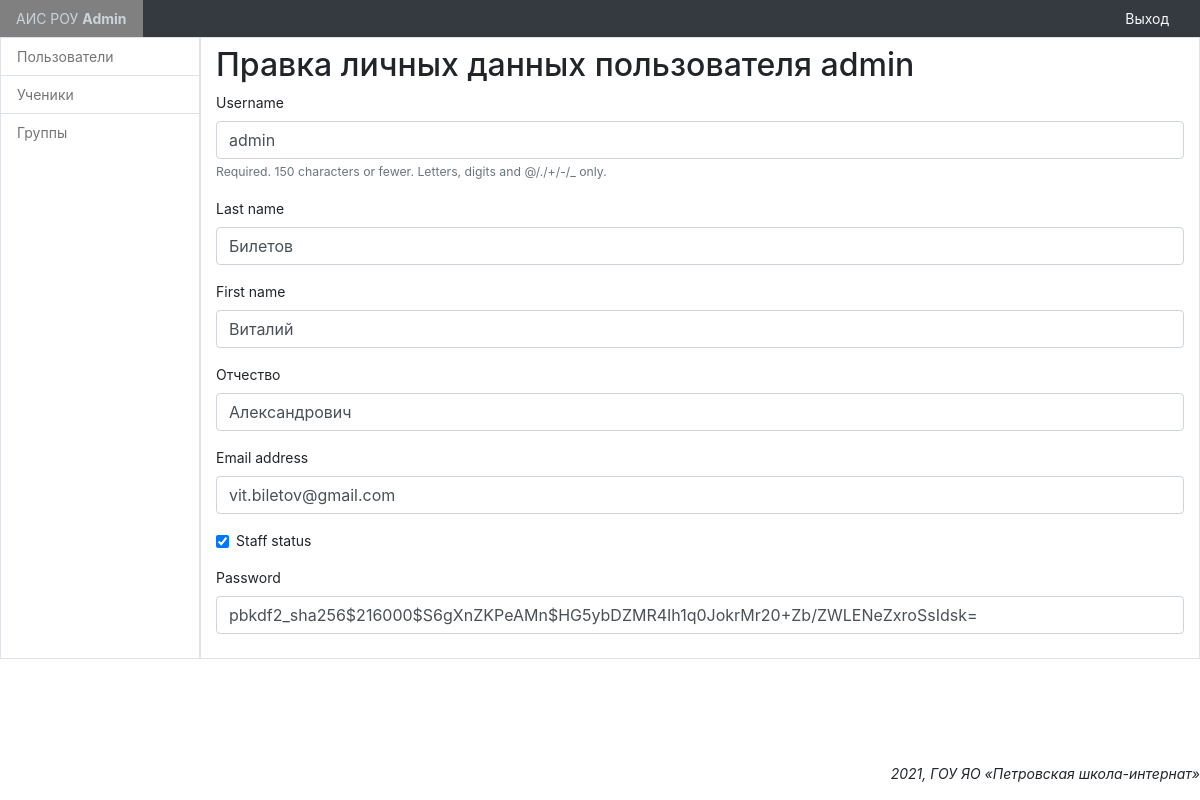
Page /admin_panel/accounts/profile/change/5/ (signed in) on the committed database.
### main/models.py (models this page shows, shortened)
class CustomUser(AbstractUser):
    patronymic = models.CharField('Отчество', max_length=50, blank=True, null=True)
    class Meta(AbstractUser.Meta):
        pass

### admin_panel/views.py (the view)
# urls.py: path('accounts/profile/change/<int:id>/', SDChangeUserInfoView.as_view(), name='user_change'),
class SDChangeUserInfoView(SuccessMessageMixin, LoginRequiredMixin, UpdateView):
    model = CustomUser
    template_name = 'admin_panel/change_user_info.html'
    form_class = ChangeUserInfoForm
    success_url = reverse_lazy('admin_panel:users')
    success_message = 'Данные сохранены'
    def get_object(self, queryset=None):
        if not queryset:
            queryset = self.get_queryset()
        return get_object_or_404(queryset, pk=self.kwargs['id'])

### admin_panel/forms.py
class ChangeUserInfoForm(forms.ModelForm):
    class Meta:
        model = CustomUser
        fields = ('username', 'last_name', 'first_name', 'patronymic', 'email', 'is_staff', 'password',)

### templates/admin_panel/change_user_info.html (shortened to what this page needs)
{% extends 'layout/base_admin.html' %}
{% load bootstrap4 %}
{% block content %}
    <h2>Правка личных данных пользователя {{ customuser.username }}</h2>
    <form method="post">
        {% bootstrap_form form layout='horizontal' %}
    </form>
{% endblock %}

### static/admin_panel/css/dashboard.css (style rules this page uses)
body { font-size: .875rem; }

### rows in the picture
CustomUser: username "admin", last_name "Билетов", first_name "Виталий", patronymic "Александрович", email "vit.biletov@gmail.com", is_staff "☑", password "pbkdf2_sha256$216000$S6gXnZKPeAMn$HG5ybDZMR4Ih1q0JokrMr20+Zb/ZWLENeZxroSsIdsk="
